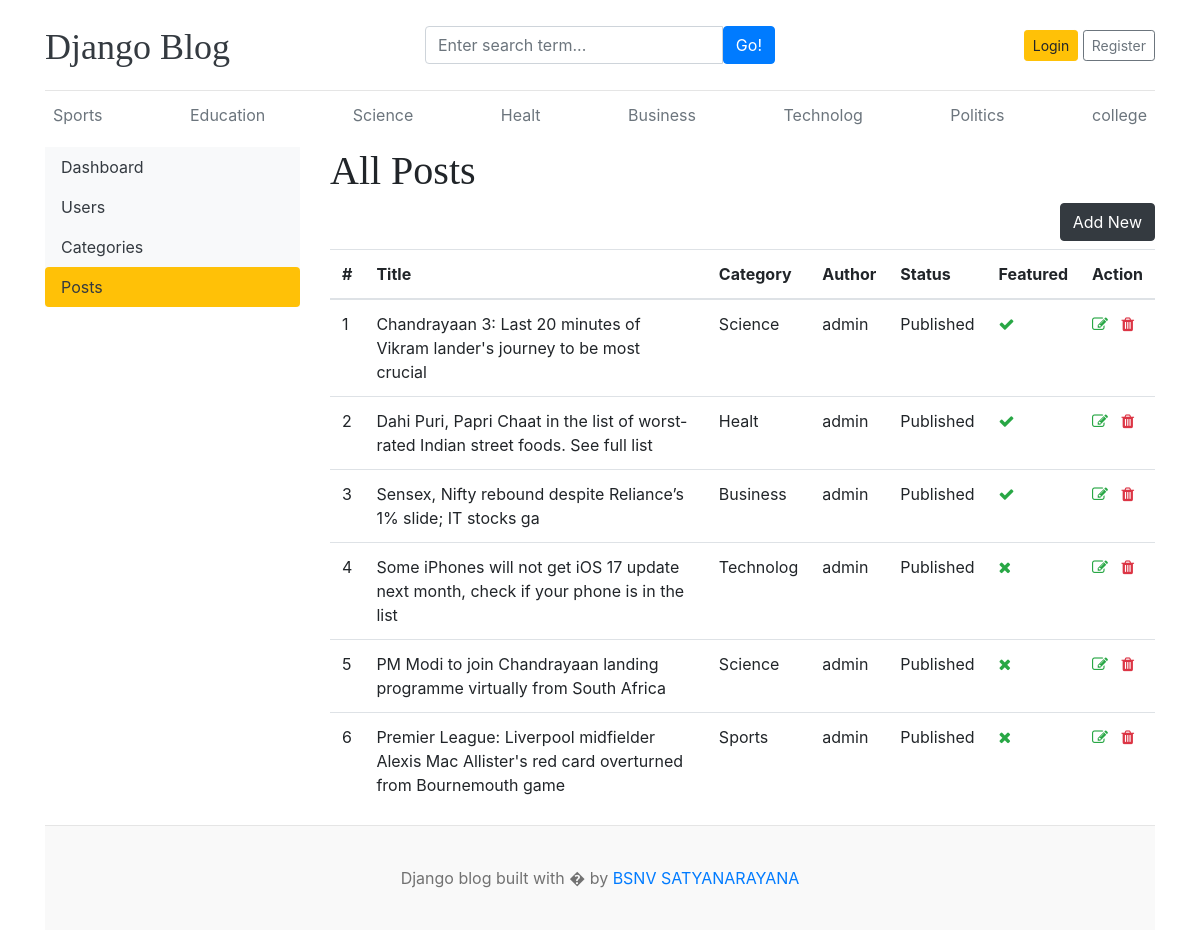
The app's page /dashboard/posts/ with its own data.
### blog/models.py (models this page shows, shortened)
class Category(models.Model):
    category_name=models.CharField(max_length=50,unique=True)
    created_at=models.DateTimeField(auto_now_add=True)
    updated_at=models.DateTimeField(auto_now=True)
    class Meta:
        verbose_name_plural='categories'
    def __str__(self):
        return self.category_name

class Blog(models.Model):
    title=models.CharField(max_length=100)
    slug=models.SlugField(max_length=150,unique=True,blank=True)
    category=models.ForeignKey(Category,on_delete=models.CASCADE)
    author=models.ForeignKey(User,on_delete=models.CASCADE)
    featured_image=models.ImageField(upload_to='upload/%Y/%M/%d')
    short_description=models.TextField(max_length=2000)
    blog_body=models.TextField(max_length=5000)
    status=models.CharField(max_length=20,choices=STATUS_CHOICES,default=0)
    is_featured=models.BooleanField(default=False)
    created_at=models.DateTimeField(auto_now_add=True)
    updated_at=models.DateTimeField(auto_now=True)

### dashboards/views.py (the view)
# urls.py: path('posts/',views.posts,name='posts'),
def posts(request):
    posts=Blog.objects.all()
    context={
        'posts':posts,
    }
    return render(request,'dashboard/posts.html',context)

### blog/context_processors.py (called while the page is built)
def get_categories(request):
    categories=Category.objects.all()
    return dict(categories=categories)

def get_social_links(request):
    social_links=SocialLink.objects.all()
    return dict(social_links=social_links)

### templates/dashboard/posts.html (shortened to what this page needs)
{% extends 'base.html' %}
{% block content %}
  <div class="row">
    {% include 'dashboard/sidebar.html' %}
    <div class="col-md-9">
      <table class="table table-hover">
        <h1>All Posts</h1>
        <a href="{% url 'add_post' %}" class="btn btn-dark float-right mb-2">Add New</a>
        <thead>
          <tr>
            <th scope="col">#</th>
            <th scope="col">Title</th>
            <th scope="col">Category</th>
            <th scope="col">Author</th>
            <th scope="col">Status</th>
            <th scope="col">Featured</th>
            <th scope="col">Action</th>
          </tr>
        </thead>
        <tbody>
          {% for post in posts %}
          <tr>
            <td>{{forloop.counter}}</td>
            <td>{{post.title}}</td>
            <td>{{post.category}}</td>
            <td>{{post.author}}</td>
            <td>{{post.status}}</td>
            <td>{% if post.is_featured %}<i class="fa fa-check text-success"></i>{% else %}<i class="fa fa-times text-success"></i>{% endif %}</td>
            <td><a href="{% url 'edit_post' post.id %}"><i class="fa fa-edit text-success"></i></a>
              <a href="{% url 'delete_post' post.id %}"><i class="fa fa-trash text-danger"></i></a>
            </td>
          </tr>
          {% endfor %}
        </tbody>
      </table>
    </div>
  </div>
{% endblock %}

### templates/base.html (shortened to what this page needs)
{% load static %}
<!DOCTYPE html>
<html lang="en">
<head>
    <link href="https://getbootstrap.com/docs/4.0/dist/css/bootstrap.min.css" rel="stylesheet">
    <link href="{% static 'css/blog.css' %}" rel="stylesheet">
    <link rel="stylesheet" href="https://cdnjs.cloudflare.com/ajax/libs/font-awesome/4.7.0/css/font-awesome.min.css">
  </head>
<body>
    <div class="container">
      <header class="blog-header py-3">
        <div class="row flex-nowrap justify-content-between align-items-center">
          <div class="col-4 pt-1">
            <a class="blog-header-logo text-dark" href="/">Django Blog</a>
          </div>
          <div class="col-4">
             <form action="{% url 'search' %}" method="GET">
              <div class="input-group">
                <input class="form-control" type="text" name="keyword" value="{{keyword}}" placeholder="Enter search term..." aria-label="Enter search term..." aria-describedby="button-search" />
                <button type="submit" class="btn btn-primary" id="button-search" type="button">Go!</button>
            </div>
             </form>
          </div>
          <div class="col-4 d-flex justify-content-end align-items-center">
            {% if not user.is_authenticated %}
            <a class="btn btn-sm btn-warning" href="{% url 'login' %}">Login</a> &nbsp;
            <a class="btn btn-sm btn-outline-secondary" href="{% url 'register' %}">Register</a>
          </div>
            {% else %}
            <span><a href="{% url 'dashboard' %}">Dashboard</a></span>
            &emsp;
            <span><a href="{% url 'logout' %}">Logout</a></span>
            {% endif %}
        </div>
      </header>
      <div class="nav-scroller py-1 mb-2">
        <nav class="nav d-flex justify-content-between">
          {% for cat in categories %}
          <a class="p-2 text-muted" href="{% url 'posts_by_category' cat.id %}">{{cat.category_name}}</a>
          {% endfor %}
        </nav>
      </div>
{% block content %}
{% endblock  %}
<footer class="blog-footer">
    <p>Django blog built with � by <a href="#">BSNV SATYANARAYANA</a></p>
  </footer>
  </body>
  </html>

### project1/static/css/blog.css (style rules this page uses)
.blog-header { border-bottom: 1px solid #e5e5e5; }
.blog-header-logo { font-family: "Playfair Display", Georgia, "Times New Roman", serif; font-size: 2.25rem; }
h1, h2, h3, h4, h5, h6 { font-family: "Playfair Display", Georgia, "Times New Roman", serif; }
.blog-footer { padding: 2.5rem 0; color: #727272; text-align: center; background-color: #f9f9f9; border-top: .05rem solid #e5e5e5; }
.blog-footer p:last-child { margin-bottom: 0; }

### records on screen
Category: category_name "Sports"
Category: category_name "Education"
Category: category_name "Science"
Category: category_name "Healt"
Category: category_name "Business"
Category: category_name "Technolog"
Category: category_name "Politics"
Category: category_name "college"
Blog: title "Chandrayaan 3: Last 20 minutes of Vikram lander's journey to be most crucial", category "Science", author "admin", status "Published", is_featured True (drawn)
Blog: title "Dahi Puri, Papri Chaat in the list of worst-rated Indian street foods. See full list", category "Healt", author "admin", status "Published", is_featured True (drawn)
Blog: title "Sensex, Nifty rebound despite Reliance’s 1% slide; IT stocks ga", category "Business", author "admin", status "Published", is_featured True (drawn)
Blog: title "Some iPhones will not get iOS 17 update next month, check if your phone is in the list", category "Technolog", author "admin", status "Published", is_featured False (drawn)
Blog: title "PM Modi to join Chandrayaan landing programme virtually from South Africa", category "Science", author "admin", status "Published", is_featured False (drawn)
Blog: title "Premier League: Liverpool midfielder Alexis Mac Allister's red card overturned from Bournemouth game", category "Sports", author "admin", status "Published", is_featured False (drawn)
